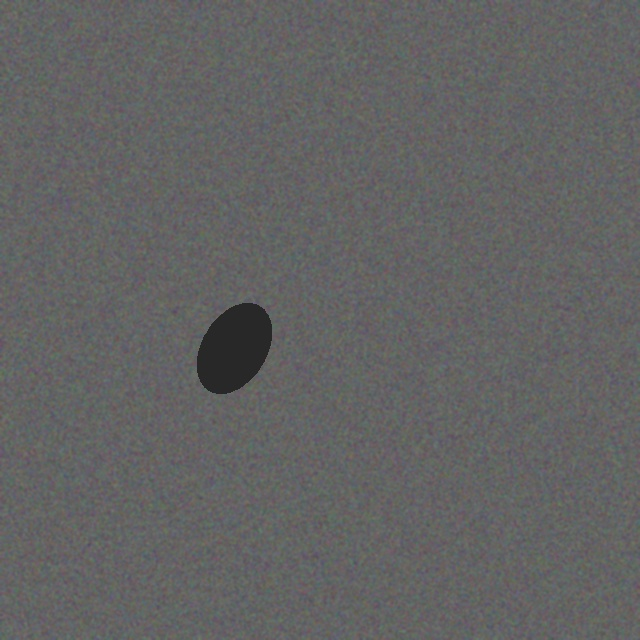
#> input picture data/road_defects/images/train/synth_1791305665_0000.jpg, 640 x 640 px
$ python -i vision.py   (imports and definitions only)   (older library calls are emulated)
#> lines starting #> are read from the running program, lines starting #| are printed output that depends on the picture; after the words box and inside, x2 and y2 are one past the last pixel; in counts of white or black regions, pixels touching at a corner belong together
#> further down, picture is the input picture: shape (640, 640, 3); mean B, G, R 98.7, 98.7, 98.7
import logging
import math
from typing import Dict, List, Optional, Tuple, Any

import cv2
import numpy as np
from pathlib import Path

DEFECT_CLASSES = {
    0: 'pothole',
    1: 'longitudinal_crack',
    2: 'transverse_crack',
    3: 'alligator_crack',
    4: 'rutting',
    5: 'raveling',
    6: 'patching'
}

try:
    import onnxruntime as ort
except ImportError:
    ort = None

logger = logging.getLogger(__name__)


class LensCalibrator:
    """Calibrates and undistorts camera images based on lens parameters."""

    # [31 lines left out: functions __init__, undistort, not called in this run]


class DefectDetector:
    """Detects road defects using classical CV or ONNX YOLOv8 model."""

    def __init__(
        self,
        min_area: int = 500,
        max_area: int = 50000,
        ar_min: float = 0.5,
        ar_max: float = 2.5,
        onnx_model_path: Optional[str] = None,
    ):
        self.min_area = min_area
        self.max_area = max_area
        self.ar_min = ar_min
        self.ar_max = ar_max

        self.session = None
        if onnx_model_path and ort is not None:
            try:
                self.session = ort.InferenceSession(onnx_model_path)
                logger.info(f"Loaded ONNX model from {onnx_model_path}")
            except Exception as e:
                logger.warning(f"Failed to load ONNX model: {e}")

    def detect_classical(self, frame: np.ndarray) -> List[Dict[str, Any]]:
        """Classical detection pipeline using adaptive thresholding."""
        if frame is None or frame.size == 0:
            return []

        gray = cv2.cvtColor(frame, cv2.COLOR_BGR2GRAY)
        # Apply adaptive thresholding
        thresh = cv2.adaptiveThreshold(
            gray, 255, cv2.ADAPTIVE_THRESH_GAUSSIAN_C, cv2.THRESH_BINARY_INV, 31, 15
        )
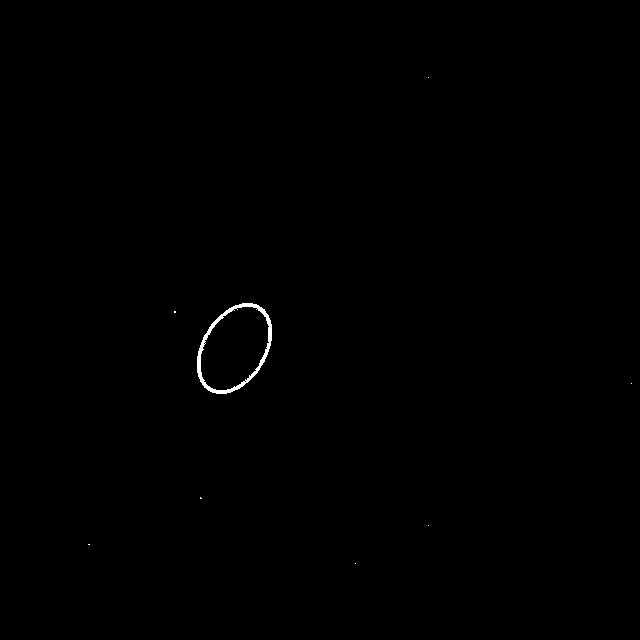
#> thresh: shape (640, 640); 0.23% white; 8 white regions (7 under 20 px)
        # Find contours
        contours, _ = cv2.findContours(thresh, cv2.RETR_EXTERNAL, cv2.CHAIN_APPROX_SIMPLE)
#> contours = 8 contours, 7 with area under 20; largest, box (x1, y1, x2, y2) and area: (197, 303, 272, 394) 4927

        detections = []
        for contour in contours:
            area = cv2.contourArea(contour)
            if self.min_area < area < self.max_area:
                x, y, w, h = cv2.boundingRect(contour)
                aspect_ratio = float(w) / h if h > 0 else 0
                if self.ar_min < aspect_ratio < self.ar_max:
                    detections.append({
                        'bbox': (x, y, w, h),
                        'contour': contour,
                        'area': area,
                        'aspect_ratio': aspect_ratio
                    })
#> this loop made 8 passes
#> (area, x, y, w, h, aspect_ratio) on pass 7: (4927, 197, 303, 75, 91, 0.824)
#> after the loop, detections = 1 item
        return detections

    # [61 lines left out: function detect_onnx, not called in this run]

    def detect(self, frame: np.ndarray) -> List[Dict[str, Any]]:
        """Dispatches to ONNX or classical depending on model availability."""
        if self.session is not None:
            return self.detect_onnx(frame)
        return self.detect_classical(frame)


class MonocularGeometry:
    """Computes geometric properties from single camera images."""

    # [75 lines left out: functions __init__, compute_distance, compute_real_width, compute_real_height, estimate_depth, not called in this run]


class IMUFusion:
    """Fuses IMU data with vision to estimate defect severity."""

    def __init__(self, severity_depth_threshold: float = 5.0, severity_imu_threshold: float = 2.5):
        self.severity_depth_threshold = severity_depth_threshold
        self.severity_imu_threshold = severity_imu_threshold

    # [28 lines left out: functions classify_severity, compute_q_score, not called in this run]


class VisionPipeline:
    """End-to-end vision pipeline for PathGuard-AI."""

    # [89 lines left out: functions __init__, process_frame, not called in this run]


class EnhancedVisionPipeline:
    """Enhanced Vision Pipeline with ML-based detection and depth estimation.

    Uses YOLOv8 trained model for multi-class defect detection and
    MiDaS for accurate depth estimation. Falls back to classical
    pipeline if ML models are unavailable.
    """

    # [103 lines left out: functions __init__, _load_ml_models, process_frame, not called in this run]

>>> import cv2
>>> picture = cv2.imread('../data/road_defects/images/train/synth_1791305665_0000.jpg')
>>> result = DefectDetector().detect(picture)
#> result = 1 item

$ run again, on data/road_defects/images/train/synth_1791305665_0002.jpg
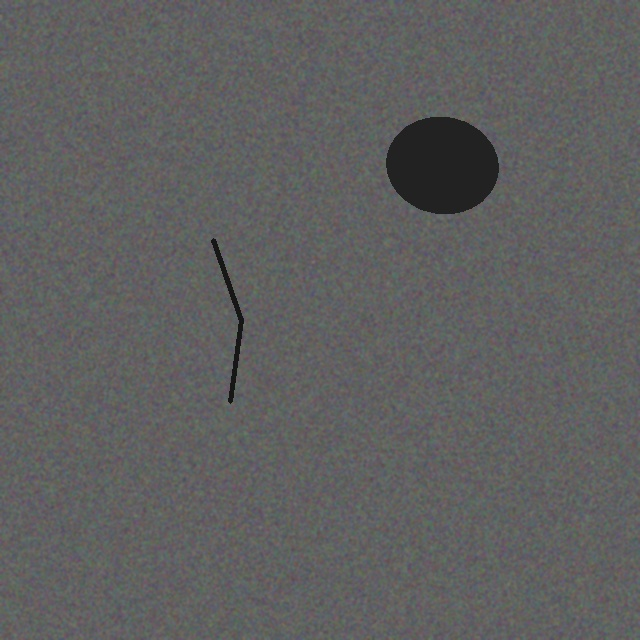
#> input picture data/road_defects/images/train/synth_1791305665_0002.jpg, 640 x 640 px
#> picture is the input picture: shape (640, 640, 3); mean B, G, R 95.4, 95.4, 95.4
#> in detect_classical, `thresh = cv2.adaptiveThreshold( gray, 255, cv2.ADAPTIVE_THRESH_GAUSSIA..`:
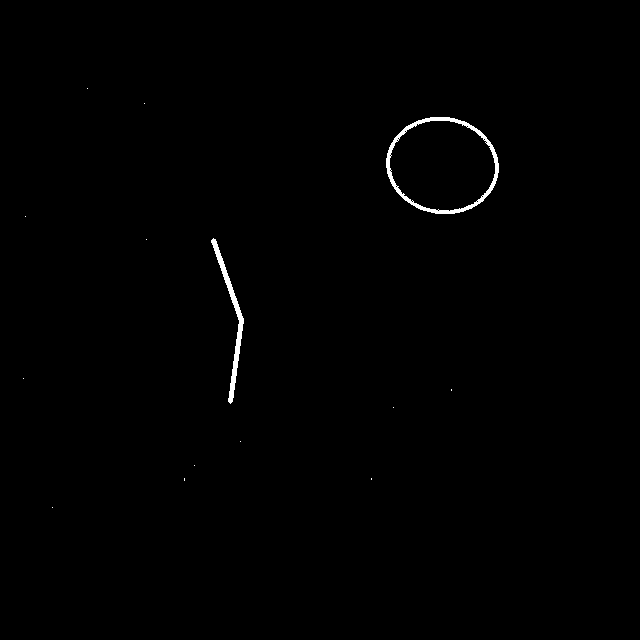
#> thresh: shape (640, 640); 0.51% white; 14 white regions (12 under 20 px)
#> contours = 14 contours, 12 with area under 20; largest, box (x1, y1, x2, y2) and area: (386, 117, 499, 214) 8446, (211, 238, 244, 404) 686
#> the loop in detect_classical, `for contour in contours:` made 14 passes
#> (area, x, y, w, h, aspect_ratio) on passes 10, 12: (685.5, 211, 238, 33, 166, 0.199), (8445.5, 386, 117, 113, 97, 1.16)
#> after the loop in detect_classical, `for contour in contours:`: detections = 1 item
